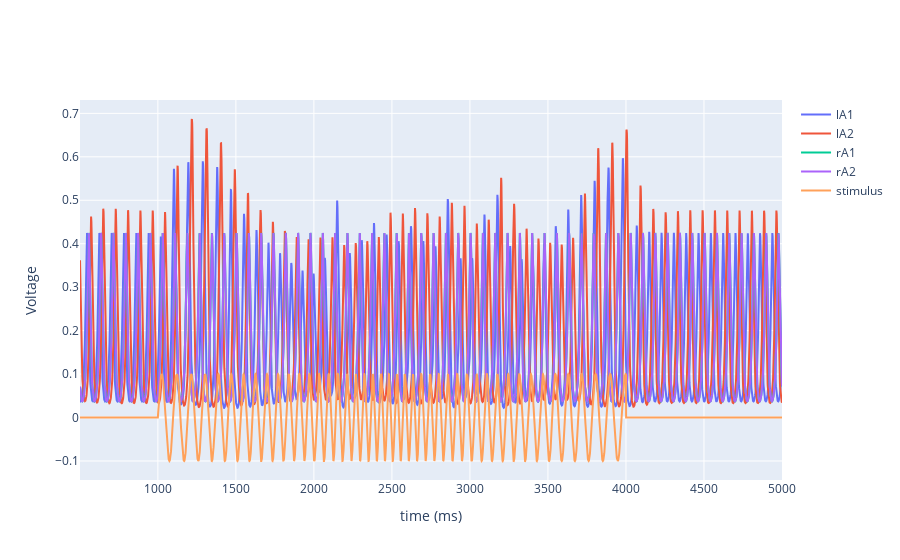
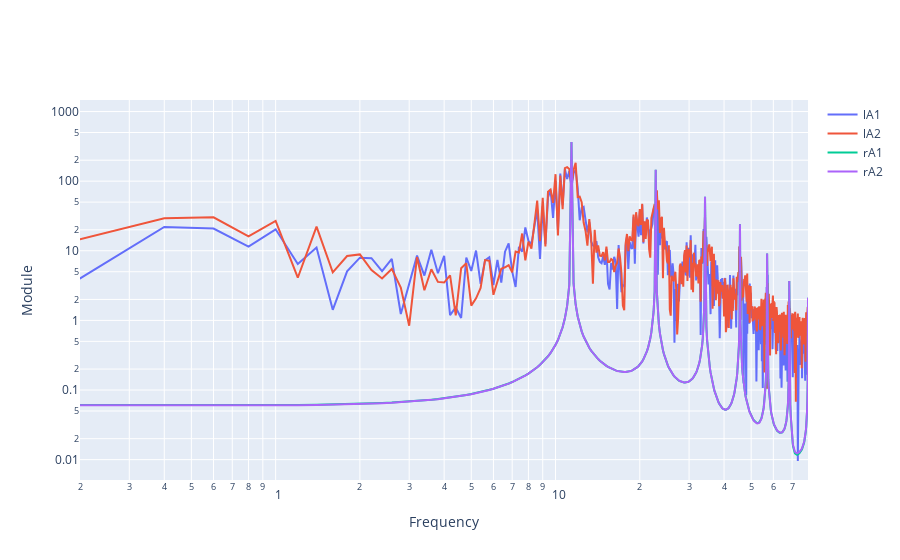

Notebook cell for these charts, in order:
### Code cell
sim = simulator.Simulator(model=m, connectivity=conn, coupling=coup,  integrator=integrator, monitors=mon, stimulus=stimulus)
sim.configure()
output = sim.run(simulation_length=simLength)
# Extract data cutting initial transient
raw_data = output[0][1][transient:, 0, :, 0].T
raw_time = output[0][0][transient:]
regionLabels = conn.region_labels
regionLabels=list(regionLabels)
regionLabels.insert(5,"stimulus")

# average signals to obtain mean signal frequency peak
data = np.concatenate((raw_data, stimulus.temporal_pattern[:,transient:]), axis=0)
# Check initial transient and cut data
timeseriesPlot(data, raw_time, regionLabels, mode="inline")
# Fourier Analysis plot
FFTplot(raw_data, simLength, regionLabels,  mode="inline")

### Figure 1 — Plotly figure (JSON) as saved in the notebook; plotly's stock layout.template omitted (floating-point values rounded to 4 significant figures; data arrays with more than 128 entries replaced by an {"elided": "..."} marker saying what was removed)
{"data": [{"name": "lA1", "type": "scatter", "x": {"elided": "4500 int values"}, "y": {"elided": "4500 float values"}}, {"name": "lA2", "type": "scatter", "x": {"elided": "4500 int values"}, "y": {"elided": "4500 float values"}}, {"name": "rA1", "type": "scatter", "x": {"elided": "4500 int values"}, "y": {"elided": "4500 float values"}}, {"name": "rA2", "type": "scatter", "x": {"elided": "4500 int values"}, "y": {"elided": "4500 float values"}}, {"name": "stimulus", "type": "scatter", "x": {"elided": "4500 int values"}, "y": {"elided": "4500 float values"}}], "layout": {"xaxis": {"title": {"text": "time (ms)"}}, "yaxis": {"title": {"text": "Voltage"}}}}

### Figure 2 — Plotly figure (JSON) as saved in the notebook; plotly's stock layout.template omitted (floating-point values rounded to 4 significant figures; data arrays with more than 128 entries replaced by an {"elided": "..."} marker saying what was removed)
{"data": [{"name": "lA1", "type": "scatter", "x": {"elided": "400 float values"}, "y": {"elided": "400 float values"}}, {"name": "lA2", "type": "scatter", "x": {"elided": "400 float values"}, "y": {"elided": "400 float values"}}, {"name": "rA1", "type": "scatter", "x": {"elided": "400 float values"}, "y": {"elided": "400 float values"}}, {"name": "rA2", "type": "scatter", "x": {"elided": "400 float values"}, "y": {"elided": "400 float values"}}], "layout": {"xaxis": {"title": {"text": "Frequency"}, "type": "log"}, "yaxis": {"title": {"text": "Module"}, "type": "log"}}}
